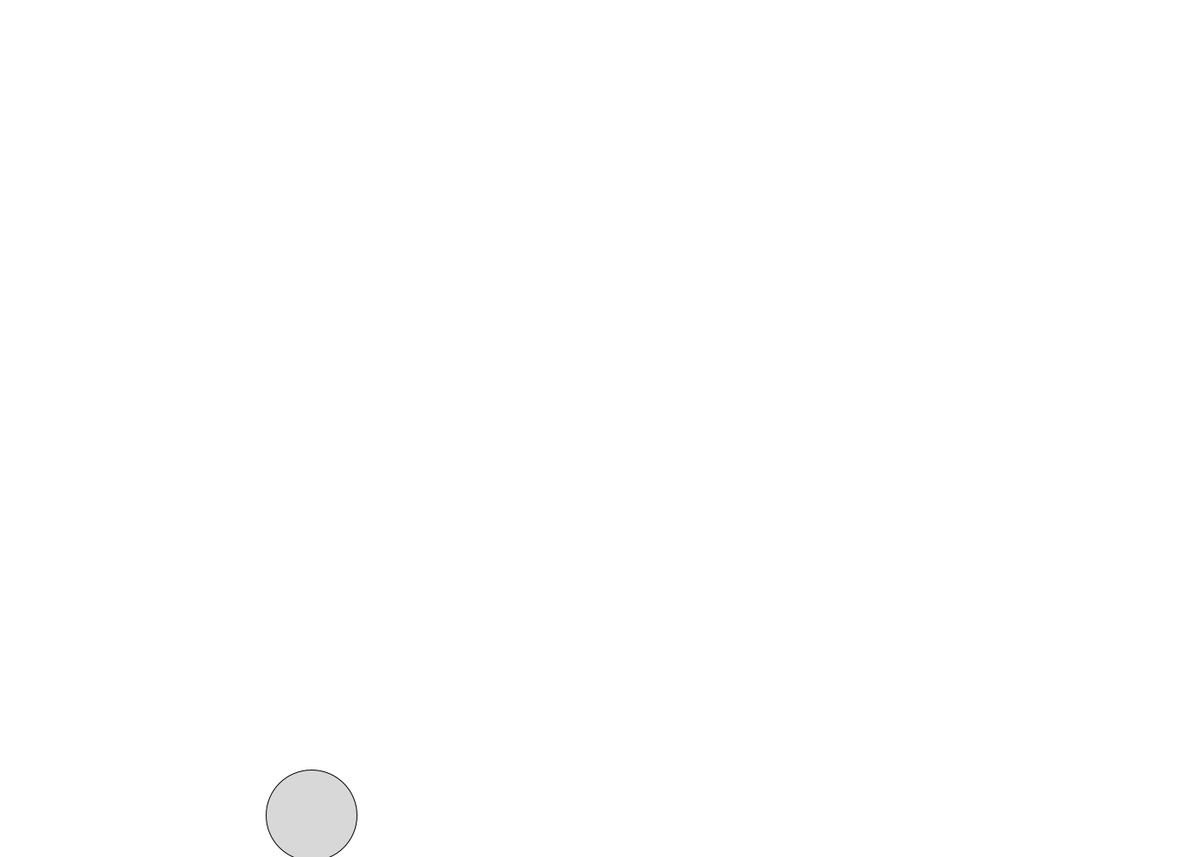
Frame 1 (no input)
Frame 60 (the mouse pressed at the canvas centre just before this capture): identical to frame 1, image omitted
Frame 120 (the mouse held since frame 60 and released just before this capture): identical to frame 1, image omitted

The Processing sketch that drew this single still picture (run headless with seeded random() and noise(); from frame 60 on, the mouse is pressed at the canvas centre):

// Processing sketch: PositivelyChargedWalls
// ── PositivelyChargedWalls.pde
import java.util.*;

NegativelyChargedBall[] balls = new NegativelyChargedBall[1];

void setup() {
  size(1400, 1000);
  background(255);
  
  for (int i = 0; i < balls.length; i++) {
    float size = random(0.5, 10);
    float halfSize = size / 2;
    balls[i] = new NegativelyChargedBall(size, random(0, width), random(0, height));
  }
}


void draw() {
  background(255);
  for (int i = 0; i < balls.length; i++) {
    balls[i].update();
    balls[i].checkEdges();
    balls[i].display();
  }
}

// ── NegativelyChargedBall.pde
class NegativelyChargedBall {
  PVector location;
  PVector velocity;
  PVector acceleration;
  
  PVector distance;
  
  float topSpeed;
  float mass;
  float massSizeScalar;
  
  int magneticRange;
  
  
  public NegativelyChargedBall(float m, float x, float y) {
    location = new PVector(x, y);
    velocity = new PVector(0, 0);
    acceleration = new PVector(0, 0);
    
    topSpeed = 10;
    mass = m;
    massSizeScalar = 16 * m;
    
    magneticRange = 30;
    
    distance = new PVector();
  }
  
  public void applyForce(PVector force) {
    PVector f = PVector.div(force, mass);
    acceleration.add(f);
    
    acceleration.mult(0);
  }

  void calculateDistance() {
    if (location.x / 2 < width / 2) {
      // distance.x = location.x;
    } else {
      // distance.x = location.x - (width - massSizeScalar);
    }
    
    if (location.y / 2 < height / 2) {
      // distance.y = location.y;
    } else {
      // distance.y = location.y - (height - massSizeScalar);
    }
    print(distance.x);
    print(distance.y);
  }
  
  void update() {
    calculateDistance();
    applyForce(distance);
    
    velocity.add(acceleration);
    velocity.limit(topSpeed);
    
    location.add(velocity);
    acceleration.mult(0);
  }
  
  
  void display() {
    stroke(0);
    fill(175, 125);
    ellipse(location.x, location.y, massSizeScalar, massSizeScalar);
  }
  
  public void checkEdges() {
    if (location.x > width) {
      location.x = width;
      velocity.x *= -1;
    } else if (location.x < 0) {
      location.x = 0;
      velocity.x *= -1;
    }
    
    if (location.y > height) {
      velocity.y *= -1;
      location.y = height;
    } //    else if (location.y < 0) {
    //   location.y = 0;
    // }
  }
}
